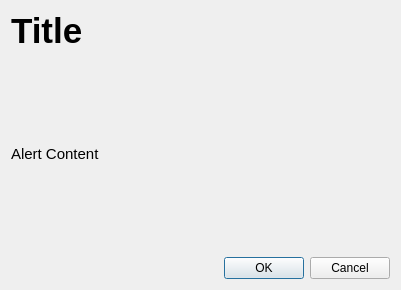
<?xml version="1.0" encoding="UTF-8"?>
<ui version="4.0">
 <class>Alert</class>
 <widget class="QDialog" name="Alert">
  <property name="geometry">
   <rect>
    <x>0</x>
    <y>0</y>
    <width>401</width>
    <height>290</height>
   </rect>
  </property>
  <property name="windowTitle">
   <string>Dialog</string>
  </property>
  <layout class="QVBoxLayout" name="verticalLayout" stretch="0,1,0">
   <item>
    <widget class="QLabel" name="title">
     <property name="font">
      <font>
       <pointsize>26</pointsize>
       <bold>true</bold>
      </font>
     </property>
     <property name="text">
      <string>Title</string>
     </property>
    </widget>
   </item>
   <item>
    <widget class="QLabel" name="message">
     <property name="font">
      <font>
       <pointsize>11</pointsize>
      </font>
     </property>
     <property name="text">
      <string>Alert Content</string>
     </property>
    </widget>
   </item>
   <item>
    <widget class="QDialogButtonBox" name="buttonBox">
     <property name="orientation">
      <enum>Qt::Orientation::Horizontal</enum>
     </property>
     <property name="standardButtons">
      <set>QDialogButtonBox::StandardButton::Cancel|QDialogButtonBox::StandardButton::Ok</set>
     </property>
    </widget>
   </item>
  </layout>
 </widget>
 <resources/>
 <connections>
  <connection>
   <sender>buttonBox</sender>
   <signal>accepted()</signal>
   <receiver>Alert</receiver>
   <slot>accept()</slot>
   <hints>
    <hint type="sourcelabel">
     <x>248</x>
     <y>254</y>
    </hint>
    <hint type="destinationlabel">
     <x>157</x>
     <y>274</y>
    </hint>
   </hints>
  </connection>
  <connection>
   <sender>buttonBox</sender>
   <signal>rejected()</signal>
   <receiver>Alert</receiver>
   <slot>reject()</slot>
   <hints>
    <hint type="sourcelabel">
     <x>316</x>
     <y>260</y>
    </hint>
    <hint type="destinationlabel">
     <x>286</x>
     <y>274</y>
    </hint>
   </hints>
  </connection>
 </connections>
</ui>
